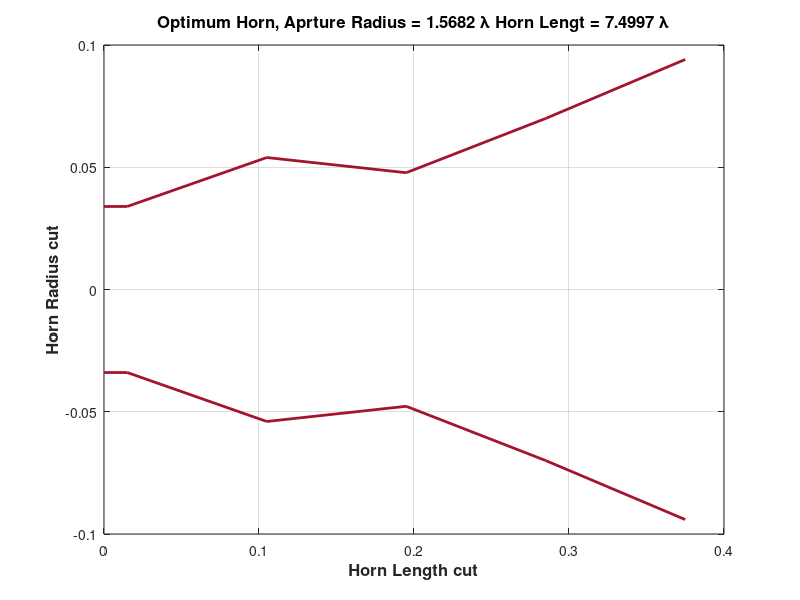

Recreate this plot in MATLAB. (Note: this script raises an error after producing the figure.)
%% Optimum design for -45dB return loss from pattern search optimization 
clear;
c0 = 3e8;
F = 5e9;
lamb = c0./F;
N = 5;
data = load('ga_allvar_minxp_V2L.mat');
fmin = data.fmin2;

R = [fmin.r(1) fmin.r(1:N)];

% R = [0.02283 0.02283 0.06313 0.07772 0.09971 0.1467]; % From GA algo


% R = [0.02 0.02 0.02667 0.03333 0.04 0.04667 0.05333 0.06 0.06667 0.07333 0.09562 0.08667 0.09333 0.1009 0.1067 0.1156...
%     0.1491];
% N = length(R) - 1;
% Len = 0.3912;
Len = fmin.r(N + 1);

% Len = 0.3273;

l1 = lamb./4;
L = [l1 ones(1, N - 1)./N .* Len];

for i = 1:N
    L_axis(i) = sum(L(1:i));
end
L_axis = [0 L_axis];
figure;
plot(L_axis, R, 'LineWidth', 2, 'Color', [0.6350, 0.0780, 0.1840] );
hold on;
plot(L_axis, -R, 'LineWidth', 2, 'Color', [0.6350, 0.0780, 0.1840] );
title(['Optimum Horn, Aprture Radius = ', num2str(R(end)./lamb), ' \lambda ', 'Horn Lengt = ', num2str(Len./lamb), ' \lambda'], 'FontSize', 12, 'FontWeight', 'bold');
xlabel('Horn Length cut', 'FontSize', 12, 'FontWeight', 'bold');
ylabel('Horn Radius cut', 'FontSize', 12, 'FontWeight', 'bold');
grid on;

%% Iteration over the frequencies 

SP = [R(2:end) Len];

XMN_data = load('Xmn.mat');
str = XMN_data.Xmn;

fc_ = fc(R(2), 1, 1);

% <<<<<<< Updated upstream
F = linspace(fc_(1)+fc_(1)./100, fc_(3), 20);
% =======
% F = linspace(fc_(1)+fc_(1)./100, 20e9, 20);
% >>>>>>> Stashed changes
% F = 5e9;
% objective = @(x) GSM_N_opt_allvar(SP(1:N), SP(N+1), x(1:length(F)), 0);
tic;
% parfor i = 1:length(F)
% XP_level = MinXP_Goal_V2L_freq(SP(1:N), SP(N+1), F, 20);
F_ = [F(1) F(4) F(10) F(20)];
[Eth_, Eph_, Eco_, Exp_, CO_, XP_, E_, th, ph, Max_Exp_diff] = MinXP_Goal_V2L_freq_fields(SP(1:N), SP(N + 1), 2.6129e9, 10);
% figure;
% plot(F_*1e-9, Max_Exp_diff, 'LineWidth', 2);grid on;
% xlabel('Frequency (GHz)', 'FontSize', 16, 'FontWeight', 'bold');
% ylabel('Cross Polar level (dB)', 'FontSize', 16, 'FontWeight', 'bold');
% title('Cross polar level ga algo', 'FontSize', 16, 'FontWeight', 'bold');

% save('Max_XP', 'Max_Exp_diff');

%% Plots

i = 1;

Eco = squeeze(Eco_(i, :, :));
Exp = squeeze(Exp_(i, :, :));
E = squeeze(E_(i, :, :));

CO = squeeze(CO_(i, :, :));

XP = squeeze(XP_(i, :, :));

time_used = toc;
% end

% % RL1 = GSM_N_opt_allvar(SP(1:N), SP(N+1), 5e9, 20);
% end


figure(80);

hold on;
plot(th(1, :)*(180/pi), db((abs(E(1, :))/max(abs(E(1, :))))), '-.', 'LineWidth', 2);

hold on;
plot(th(90, :)*(180/pi), db((abs(E(90, :))/max(abs(E(90, :))))), '-.', 'LineWidth', 2);


xlabel('\theta(Deg)', 'FontSize', 12, 'FontWeight', 'bold');
ylabel('E_{abs} (dB) normalized ', 'FontSize', 12, 'FontWeight', 'bold');
title('Far electric field', 'FontSize', 12, 'FontWeight', 'bold');
% legend({'\phi = 0', '\p
grid on;
ylim([-40 5]);

figure(82);
hold on;
plot(th(1, :)*(180/pi), db((abs(Eco(1, :))./max(max(abs(Eco))))), '-.', 'LineWidth', 2);
hold on;
plot(th(90, :)*(180/pi), db((abs(Exp(45, :))./max(max(abs(Eco))))), '-.', 'LineWidth', 2);

xlabel('\theta(Deg)', 'FontSize', 12, 'FontWeight', 'bold');
ylabel('Far fields E_{co} and E_{xp} (dB)', 'FontSize', 12, 'FontWeight', 'bold');
title('Co and Cross polar fields', 'FontSize', 12, 'FontWeight', 'bold');
grid on;
ylim([-40 5]);

% 
% figure(72);
% hold on;
% plot(th(1, :)*(180/pi), db((abs(CO(1, :))./max(max(abs(CO))))), '-.', 'LineWidth', 2);
% hold on;
% plot(th(90, :)*(180/pi), db((abs(XP(45, :))./max(max(abs(CO))))), '-.', 'LineWidth', 2);
% 
% xlabel('\theta(Deg)', 'FontSize', 12, 'FontWeight', 'bold');
% ylabel('Far fields E_{co} and E_{xp} (dB)', 'FontSize', 12, 'FontWeight', 'bold');
% title('Co and Cross polar fields', 'FontSize', 12, 'FontWeight', 'bold');
% grid on;
% ylim([-40 5]);